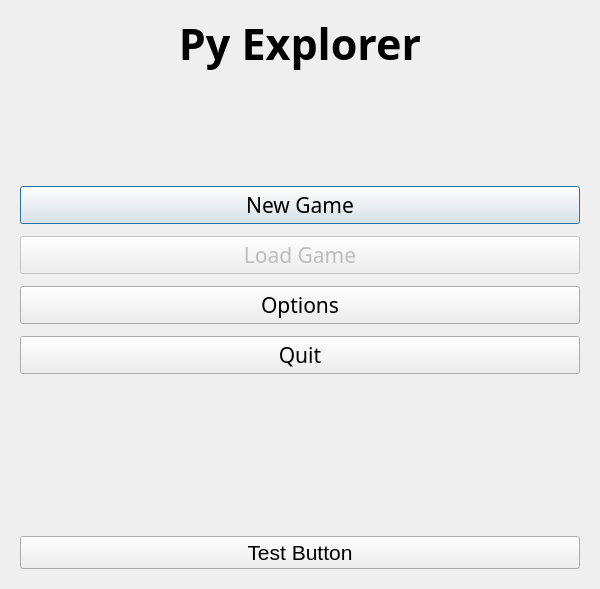
<?xml version="1.0" encoding="UTF-8"?>
<ui version="4.0">
 <class>Window</class>
 <widget class="QDialog" name="Window">
  <property name="geometry">
   <rect>
    <x>0</x>
    <y>0</y>
    <width>600</width>
    <height>589</height>
   </rect>
  </property>
  <property name="sizePolicy">
   <sizepolicy hsizetype="Fixed" vsizetype="Fixed">
    <horstretch>0</horstretch>
    <verstretch>0</verstretch>
   </sizepolicy>
  </property>
  <property name="baseSize">
   <size>
    <width>0</width>
    <height>0</height>
   </size>
  </property>
  <property name="font">
   <font>
    <pointsize>16</pointsize>
   </font>
  </property>
  <property name="windowTitle">
   <string>Game Window</string>
  </property>
  <property name="windowOpacity">
   <double>-4.000000000000000</double>
  </property>
  <property name="toolTipDuration">
   <number>-6</number>
  </property>
  <layout class="QHBoxLayout" name="horizontalLayout">
   <item>
    <widget class="QStackedWidget" name="Tabs">
     <property name="currentIndex">
      <number>0</number>
     </property>
     <widget class="QWidget" name="MainMenu">
      <property name="font">
       <font>
        <pointsize>16</pointsize>
       </font>
      </property>
      <layout class="QVBoxLayout" name="verticalLayout_2">
       <property name="spacing">
        <number>12</number>
       </property>
       <property name="topMargin">
        <number>3</number>
       </property>
       <item>
        <widget class="QLabel" name="Game_Label">
         <property name="font">
          <font>
           <family>Fira Sans Condensed SemiBold</family>
           <pointsize>32</pointsize>
           <bold>true</bold>
          </font>
         </property>
         <property name="text">
          <string>Py Explorer</string>
         </property>
         <property name="alignment">
          <set>Qt::AlignmentFlag::AlignHCenter|Qt::AlignmentFlag::AlignTop</set>
         </property>
         <property name="margin">
          <number>40</number>
         </property>
         <property name="indent">
          <number>-1</number>
         </property>
         <property name="openExternalLinks">
          <bool>false</bool>
         </property>
        </widget>
       </item>
       <item>
        <widget class="QPushButton" name="NewGame">
         <property name="font">
          <font>
           <family>Fira Sans</family>
           <pointsize>16</pointsize>
          </font>
         </property>
         <property name="cursor">
          <cursorShape>PointingHandCursor</cursorShape>
         </property>
         <property name="text">
          <string>New Game</string>
         </property>
        </widget>
       </item>
       <item>
        <widget class="QPushButton" name="LoadGame">
         <property name="enabled">
          <bool>false</bool>
         </property>
         <property name="font">
          <font>
           <family>Fira Sans</family>
           <pointsize>16</pointsize>
          </font>
         </property>
         <property name="cursor">
          <cursorShape>PointingHandCursor</cursorShape>
         </property>
         <property name="text">
          <string>Load Game</string>
         </property>
         <property name="autoExclusive">
          <bool>true</bool>
         </property>
        </widget>
       </item>
       <item>
        <widget class="QPushButton" name="Options">
         <property name="font">
          <font>
           <family>Fira Sans</family>
           <pointsize>16</pointsize>
          </font>
         </property>
         <property name="cursor">
          <cursorShape>PointingHandCursor</cursorShape>
         </property>
         <property name="text">
          <string>Options</string>
         </property>
         <property name="default">
          <bool>false</bool>
         </property>
        </widget>
       </item>
       <item>
        <widget class="QPushButton" name="Quit">
         <property name="font">
          <font>
           <family>Fira Sans</family>
           <pointsize>16</pointsize>
          </font>
         </property>
         <property name="cursor">
          <cursorShape>PointingHandCursor</cursorShape>
         </property>
         <property name="text">
          <string>Quit</string>
         </property>
        </widget>
       </item>
       <item>
        <spacer name="Empty">
         <property name="font">
          <font>
           <pointsize>32</pointsize>
          </font>
         </property>
         <property name="orientation">
          <enum>Qt::Orientation::Vertical</enum>
         </property>
         <property name="sizeType">
          <enum>QSizePolicy::Policy::Fixed</enum>
         </property>
         <property name="sizeHint" stdset="0">
          <size>
           <width>20</width>
           <height>150</height>
          </size>
         </property>
        </spacer>
       </item>
       <item>
        <widget class="QPushButton" name="DevBtn">
         <property name="text">
          <string>Test Button</string>
         </property>
        </widget>
       </item>
      </layout>
     </widget>
     <widget class="QWidget" name="OptionsMenu">
      <layout class="QVBoxLayout" name="verticalLayout">
       <item>
        <layout class="QHBoxLayout" name="Menu_Title">
         <item>
          <widget class="QLabel" name="Options_Label">
           <property name="sizePolicy">
            <sizepolicy hsizetype="Fixed" vsizetype="Fixed">
             <horstretch>0</horstretch>
             <verstretch>0</verstretch>
            </sizepolicy>
           </property>
           <property name="sizeIncrement">
            <size>
             <width>0</width>
             <height>0</height>
            </size>
           </property>
           <property name="font">
            <font>
             <family>Fira Sans</family>
             <pointsize>24</pointsize>
             <bold>true</bold>
             <kerning>false</kerning>
            </font>
           </property>
           <property name="text">
            <string>Options Menu</string>
           </property>
           <property name="alignment">
            <set>Qt::AlignmentFlag::AlignHCenter|Qt::AlignmentFlag::AlignTop</set>
           </property>
          </widget>
         </item>
        </layout>
       </item>
       <item>
        <layout class="QFormLayout" name="Settings">
         <item row="0" column="1">
          <widget class="QSpinBox" name="TextSpeed_SpinBox">
           <property name="alignment">
            <set>Qt::AlignmentFlag::AlignCenter</set>
           </property>
           <property name="buttonSymbols">
            <enum>QAbstractSpinBox::ButtonSymbols::UpDownArrows</enum>
           </property>
           <property name="minimum">
            <number>1</number>
           </property>
           <property name="maximum">
            <number>10</number>
           </property>
           <property name="value">
            <number>5</number>
           </property>
          </widget>
         </item>
         <item row="0" column="0">
          <widget class="QLabel" name="TextSpeed_Label">
           <property name="text">
            <string>Text Speed:</string>
           </property>
          </widget>
         </item>
        </layout>
       </item>
       <item>
        <widget class="QPushButton" name="LeaveOptions">
         <property name="enabled">
          <bool>true</bool>
         </property>
         <property name="font">
          <font>
           <family>Fira Sans</family>
           <pointsize>14</pointsize>
          </font>
         </property>
         <property name="text">
          <string>Save and Exit</string>
         </property>
         <property name="autoDefault">
          <bool>false</bool>
         </property>
         <property name="default">
          <bool>false</bool>
         </property>
         <property name="flat">
          <bool>false</bool>
         </property>
        </widget>
       </item>
       <item>
        <spacer name="Empty_2">
         <property name="orientation">
          <enum>Qt::Orientation::Vertical</enum>
         </property>
         <property name="sizeHint" stdset="0">
          <size>
           <width>20</width>
           <height>40</height>
          </size>
         </property>
        </spacer>
       </item>
      </layout>
     </widget>
     <widget class="QWidget" name="GamePlay">
      <widget class="QTextBrowser" name="TextLog">
       <property name="geometry">
        <rect>
         <x>0</x>
         <y>271</y>
         <width>591</width>
         <height>251</height>
        </rect>
       </property>
      </widget>
      <widget class="QPushButton" name="SaveAndQuit">
       <property name="geometry">
        <rect>
         <x>180</x>
         <y>220</y>
         <width>226</width>
         <height>46</height>
        </rect>
       </property>
       <property name="text">
        <string>Return to Main Menu</string>
       </property>
      </widget>
      <widget class="QPushButton" name="InventoryBtn">
       <property name="geometry">
        <rect>
         <x>20</x>
         <y>528</y>
         <width>180</width>
         <height>30</height>
        </rect>
       </property>
       <property name="text">
        <string>Inventory</string>
       </property>
      </widget>
      <widget class="QPushButton" name="MapMenuButton">
       <property name="geometry">
        <rect>
         <x>380</x>
         <y>528</y>
         <width>180</width>
         <height>30</height>
        </rect>
       </property>
       <property name="text">
        <string>Map</string>
       </property>
      </widget>
      <widget class="QPushButton" name="idfk">
       <property name="geometry">
        <rect>
         <x>214</x>
         <y>528</y>
         <width>150</width>
         <height>30</height>
        </rect>
       </property>
       <property name="text">
        <string>idk</string>
       </property>
      </widget>
     </widget>
     <widget class="Inventory" name="Inventory"/>
     <widget class="MapView" name="Map">
      <widget class="MapLabel" name="MapLabel">
       <property name="geometry">
        <rect>
         <x>0</x>
         <y>10</y>
         <width>590</width>
         <height>20</height>
        </rect>
       </property>
       <property name="layoutDirection">
        <enum>Qt::LayoutDirection::LeftToRight</enum>
       </property>
       <property name="alignment">
        <set>Qt::AlignmentFlag::AlignCenter</set>
       </property>
      </widget>
     </widget>
    </widget>
   </item>
  </layout>
 </widget>
 <customwidgets>
  <customwidget>
   <class>MapView</class>
   <extends>QWidget</extends>
   <header>mapview.h</header>
   <container>1</container>
  </customwidget>
  <customwidget>
   <class>Inventory</class>
   <extends>QWidget</extends>
   <header>inventory.h</header>
   <container>1</container>
  </customwidget>
  <customwidget>
   <class>MapLabel</class>
   <extends>QLabel</extends>
   <header>mapview.h</header>
  </customwidget>
 </customwidgets>
 <tabstops>
  <tabstop>Quit</tabstop>
  <tabstop>LoadGame</tabstop>
  <tabstop>Options</tabstop>
  <tabstop>NewGame</tabstop>
 </tabstops>
 <resources/>
 <connections/>
</ui>
